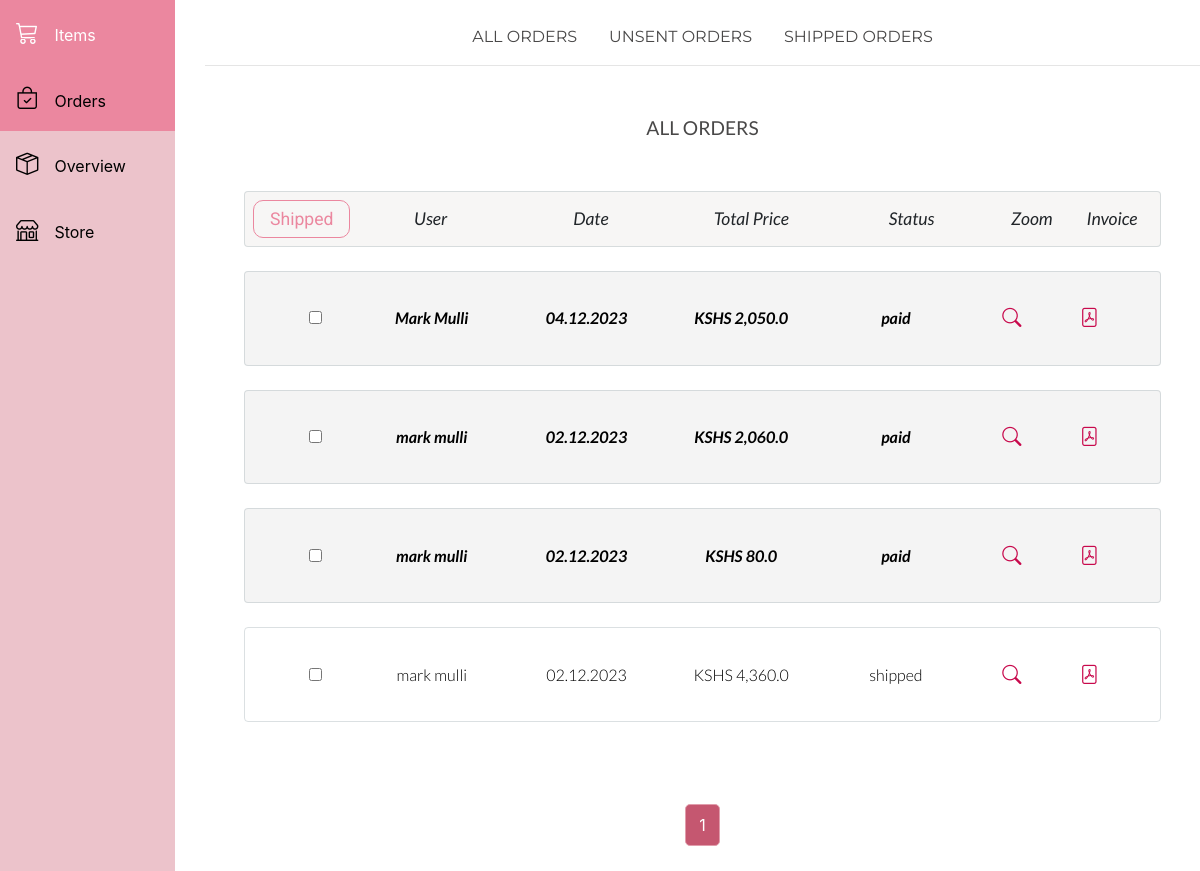
/orders/ (signed in), run on the app's committed database.
### seller/models.py (models this page shows)
class Order(models.Model):
    class Status:
        PREORDER = 'preorder'
        PAID = 'paid'
        SHIPPED = 'shipped'
        UNSENT = 'unsent'
        ALL = 'all'
    buyer = models.ForeignKey(
        User, on_delete=models.CASCADE, blank=True, null=True)
    buyer_anon = models.ForeignKey(
        AnonymousUser, on_delete=models.CASCADE, blank=True, null=True)
    order_date = models.DateTimeField(default=timezone.now)
    status = models.CharField(max_length=10)

### seller/views.py (the view, shortened to what this page needs)
# urls.py: path('orders/', seller_views.orders, name="seller_orders"),
@user_is_seller
def orders(request):
    orders = Order.objects.exclude(
        status=Order.Status.PREORDER).order_by('-order_date')
    order_status = request.GET.get('status')
    if order_status is None:
        order_status = Order.Status.ALL
    if order_status == Order.Status.UNSENT:
        orders = orders.filter(status=Order.Status.PAID)
    if order_status == Order.Status.SHIPPED:
        orders = orders.filter(status=Order.Status.SHIPPED)
    orders_and_prices = []
    for order in orders:
        sum_price = total_order_price(BasketItem.objects.filter(order=order))
        orders_and_prices.append((order, sum_price))
    context = {'order_status': order_status,
               'items': pagination(request, orders_and_prices, 30)}
    return render(request, 'seller/orders.html', context)

### seller/models.py (called while the page is built)
    def assign_shorter_title(self):
        if len(self.title) > 20:
            self.short_title = self.title[:17] + "..."
        else:
            self.short_title = self.title

    def assign_category_full_name(self):
        self.long_category = self.SHORT_CATEGORY_TO_NAME[self.category]

### seller/utils.py (called while the page is built)
def total_order_price(shopping_bag):
    total_price = 0
    for item in shopping_bag:
        total_price += item.quantity * item.item_to_buy.price
    return total_price

def active_navbar_context_processor(request):
    context = {}
    if not request.user.is_staff:
        return context
    if 'item' in request.resolver_match.url_name:
        context['url_name'] = 'seller_all_items'
    elif 'order' in request.resolver_match.url_name:
        context['url_name'] = 'seller_orders'
    elif 'overview' in request.resolver_match.url_name:
        context['url_name'] = 'seller_overview'
    else:
        context['url_name'] = None
    return context

### sir_cake/utils.py (called while the page is built)
def pagination(request, item_list, number_items_displayed):
    paginator = Paginator(item_list, number_items_displayed)
    page_number = request.GET.get('page')
    return paginator.get_page(page_number)

### store/utils.py (called while the page is built)
def user_has_items_in_basket_context_processor(request):
    return {'user_has_items_in_basket':
            get_preorder_or_none(request) is not None}

def get_preorder_or_none(request):
    try:
        if request.user.is_anonymous:
            return Order.objects.get(
                status=Order.Status.PREORDER,
                buyer_anon=anonymous_user_with_saved_session(request))
        else:
            return Order.objects.get(status=Order.Status.PREORDER,
                                     buyer=request.user)
    except ObjectDoesNotExist:
        return None

### seller/templates/seller/orders.html (shortened to what this page needs)
{% extends 'seller/base-seller.html' %}
{% load humanize %}
{% block content %}
<form action="" method="get" class="mt-4 mb-3">
    <ul class="nav justify-content-center">
        <li>
            <a class="nav-item-text" href="{% url 'seller_orders' %}"> ALL ORDERS</a>
        </li>
        <li>
            <a class="nav-item-text" href="{% url 'seller_orders' %}?status=unsent">
                UNSENT ORDERS</a>
        </li>
        <li>
            <a class="nav-item-text" href="{% url 'seller_orders' %}?status=shipped">
                SHIPPED ORDERS</a>
        </li>
    </ul>
</form>
<hr>
<div class="container mt-5">
    <div class="category-title-container">{{order_status|upper}} ORDERS</div>
    <form method="post">
        <div class="orders-head-container  category-text">
            <button class="button-orders" type="submit">Shipped</button>
            <div class="username">User</div>
            <div class="datež">Date</div>
            <div class="price-items-order">Total Price</div>
            <div class="status">Status</div>
            <div class="magnifying-glass">Zoom</div>
            <div class="pdf">Invoice</div>
        </div>
        {% for order, price in items %}
        {% if order.status == 'paid' %}
        <div class="orders-container all-products-data-text gray-bg">
            <div class="action"> <input type="checkbox" name="checkbox" value="{{order.id}}"
                    aria-label="Checkbox for following text input"></div>
            <div class="username all-products-data-text bold">
                {{order.buyer.first_name}} {{order.buyer.last_name}}
            </div>
            <div class="price-items-order all-products-data-text bold">KSHS {{price | intcomma}}
            </div>
            <div class="date all-products-data-text bold">
                {{order.order_date|date:"d.m.Y" }}
            </div>
            <div class="status all-products-data-text bold">
                {{order.status}}
            </div>
            <a href="{% url 'seller_order_detail' order.pk %}" class="magnifying-glass all-products-data-text bold">
                <i class="bi bi-search pink-link"></i></a>
            <a href="{% url 'seller_invoice' order.pk %}" target="_blank" class="pdf all-products-data-text bold">
                <i class="bi bi-file-pdf pink-link"></i></a>
            {% else %}
            <div class="orders-container">
                <div class="action"> <input type="checkbox" name="checkbox" value="{{order.id}}"
                        aria-label="Checkbox for following text input"></div>
                <div class="username all-products-data-text">
                    {{order.buyer.first_name}} {{order.buyer.last_name}}</div>
                <div class="price-items-order all-products-data-text">KSHS {{price | intcomma}}
                </div>
                <div class="date all-products-data-text">
                    {{order.order_date|date:"d.m.Y"}}
                </div>
                <div class="status all-products-data-text">{{order.status}}</div>
                <a href="{% url 'seller_order_detail' order.pk %}" class="magnifying-glass all-products-data-text">
                    <i class="bi bi-search pink-link"></i>
                </a>
                <a href="{% url 'seller_invoice' order.pk %}" target="_blank" class="pdf all-products-data-text">
                    <i class="bi bi-file-pdf pink-link"></i>
                </a>
                {% endif %}
            </div>
            {% endfor %}
    </form>
</div>
{% include 'sir_cake/paginator.html'%}
{% endblock %}

### sir_cake/static/sir_cake/style.css (style rules this page uses)
:root { --dismiss-red: rgb(247, 128, 128); --accept-green: rgb(148, 216, 148); --bright-pink: rgb(200, 9, 76); --dusty-pink: rgb(197, 87, 112); --semi-pink: rgb(235, 135, 159); --lighter-pink: rgb(225, 157, 172); --beige: rgb(240, 236, 235); --light-beige: rgba(243, 242, 240, 0.651); --gray-text: rgb(73, 72, 72); --border-color: rgba(183, 194, 198, 0.5); }
body { overflow-x: hidden; }
.category-text { font-family: 'Lato', sans-serif; font-weight: 400; font-style: italic; font-size: 1.1rem; }
.all-products-data-text { font-family: 'Lato', sans-serif; font-weight: 300; color: #000000; }
.nav-item-text { padding: 1rem; color: var(--gray-text); font-family: 'Montserrat', sans-serif; }
.category-title-container { font-family: 'Lato', sans-serif; font-size: 1.2rem; text-align: center; color: var(--gray-text); margin: 3rem 0rem; }
.orders-head-container { display: grid; grid-template-columns: 1fr 2fr 2fr 2fr 2fr 1fr 1fr; grid-template-areas: "button-orders username date price-items-order status magnifying-glass pdf"; margin: 1.5rem; padding: 0.5rem; border: solid 1px; border-color: var(--border-color); border-radius: 4px; background-color: var(--light-beige); justify-items: center; align-items: center; }
.button-orders { grid-area: button-orders; padding: 0.3rem 1rem; border-radius: 10px; border: solid 1px; border-color: var(--semi-pink); background-color: transparent; font-family: 'Roboto', sans-serif; justify-self: end; color: var(--semi-pink); }
.orders-container { display: grid; grid-template-columns: 1fr 2fr 2fr 2fr 2fr 1fr 1fr; grid-template-areas: "action username date price-items-order status magnifying-glass pdf"; margin: 1.5rem; padding: 2rem; border: solid 1px; border-color: var(--border-color); border-radius: 4px; justify-items: center; align-items: center; }
.action { grid-area: action; }
.username { grid-area: username; }
.date { grid-area: date; }
.price-items-order { grid-area: price-items-order; }
.status { grid-area: status; }
.magnifying-glass { grid-area: magnifying-glass; }
.pdf { grid-area: pdf; }
.bold { font-weight: 700; font-style: italic; color: black; }
.gray-bg { background-color: rgba(214, 214, 214, 0.274); }
.pink-link { font-size: 1.2rem; text-decoration: none; color: var(--bright-pink); }

### data on the page
Order: buyer.first_name "Mark", buyer.last_name "Mulli", price "2,050.0", order_date "04.12.2023", status "paid"
Order: buyer.first_name "mark", buyer.last_name "mulli", price "2,060.0", order_date "02.12.2023", status "paid"
Order: buyer.first_name "mark", buyer.last_name "mulli", price "80.0", order_date "02.12.2023", status "paid"
Order: buyer.first_name "mark", buyer.last_name "mulli", price "4,360.0", order_date "02.12.2023", status "shipped"

### other printed values
{{ order_status|upper }} "ALL"
{{ num }} "1"
